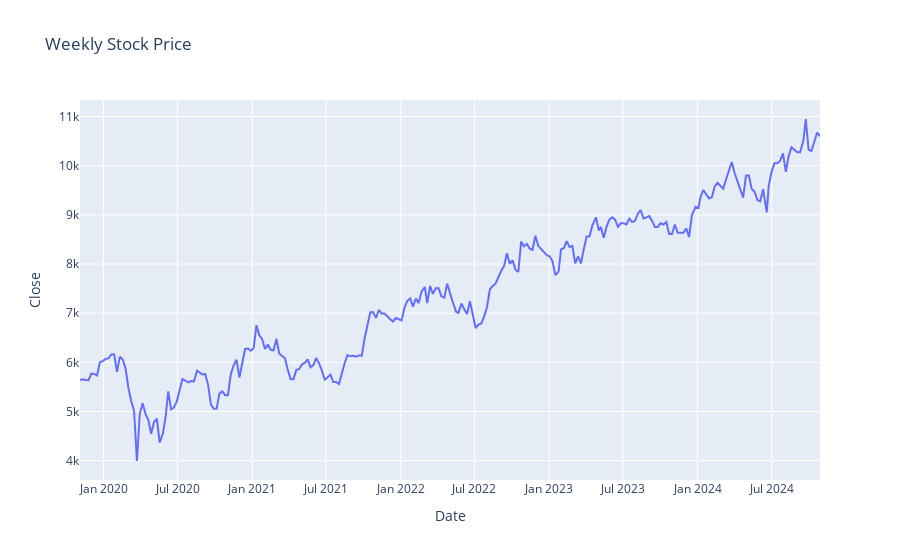

Notebook code cell kept with this figure:
### Code cell
fig = px.line(output, x=output.index, y="Close", title='Weekly Stock Price')
fig.show()

### Figure 1 — Plotly figure (JSON) as saved in the notebook; plotly's stock layout.template omitted (floating-point values rounded to 4 significant figures; data arrays with more than 128 entries replaced by an {"elided": "..."} marker saying what was removed)
{"data": [{"hovertemplate": "Date=%{x}<br>Close=%{y}<extra></extra>", "legendgroup": "", "line": {"color": "#636efa", "dash": "solid"}, "marker": {"symbol": "circle"}, "mode": "lines", "name": "", "orientation": "v", "showlegend": false, "type": "scatter", "x": {"elided": "259 str values"}, "xaxis": "x", "y": {"elided": "259 float values"}, "yaxis": "y"}], "layout": {"legend": {"tracegroupgap": 0}, "title": {"text": "Weekly Stock Price"}, "xaxis": {"anchor": "y", "domain": [0, 1], "title": {"text": "Date"}}, "yaxis": {"anchor": "x", "domain": [0, 1], "title": {"text": "Close"}}}}
